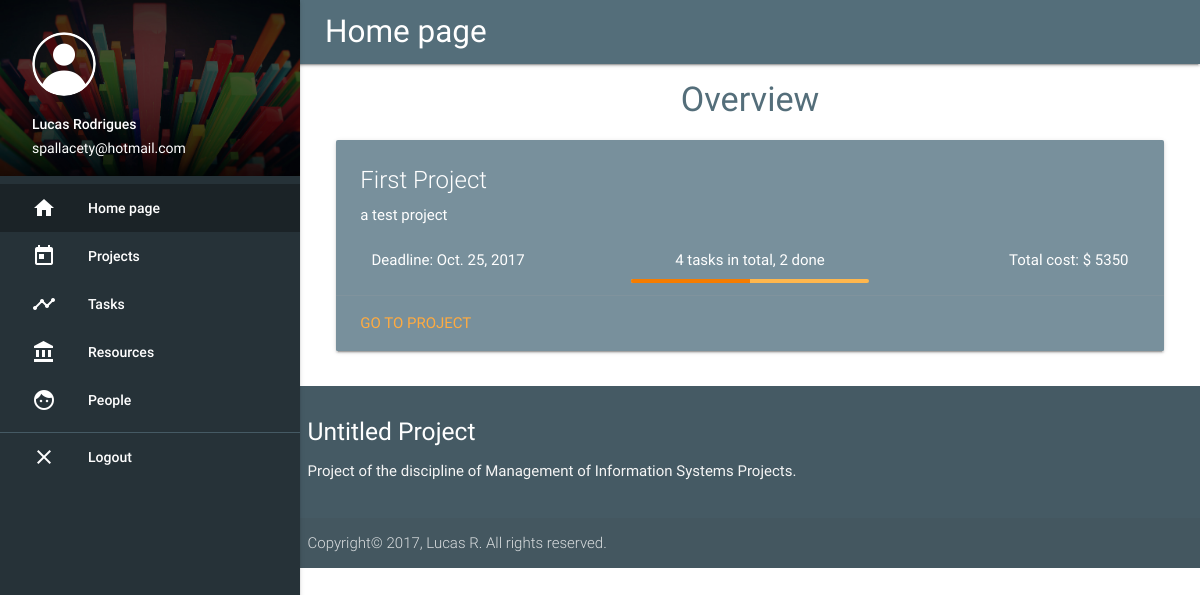
The app's page / (signed in) with its own data.
### core/models.py (models this page shows)
class Project(models.Model):
  name = models.CharField(max_length=128)
  manager = models.ForeignKey(User, related_name='projects', on_delete=models.CASCADE)
  description = models.TextField()
  start_date = models.DateField()
  end_date = models.DateField()

### core/views.py (the view)
# urls.py: url(r'^$', index, name='index'),
@login_required
def index(request):
  config = MetaConfig(title="Home page", active_class="index")
  projects = Project.objects.filter(manager=request.user)
  data = list()
  for project in projects:
    project_data = ProjectData(project=Project.objects.get(id=project.id))
    project_data.init()
    data.append(project_data)
  return render(request, 'index.html', {'projects': projects, 'data': data, 'user': get_current_user(request), 'config': config})

### core/models.py (called while the page is built)
  def init(self):
    for task in self.project.tasks.all():
      self.all_tasks += 1
      if task.done:
        self.completed_tasks +=1
    project_days = (self.project.end_date - self.project.start_date).days
    people = list()
    for task in self.project.tasks.all():
      days = project_days
      if not task.responsable.id in people:
        while (days > 0):
          self.value += task.responsable.salary
          days -= 30
        people.append(task.responsable.id)
    for resource in self.project.resources.all():
      self.value += resource.value
    if self.all_tasks == 0:
      self.percentage = 100
    else:
      self.percentage = (float(self.completed_tasks)/float(self.all_tasks))*100

### core/views.py (called while the page is built)
@login_required
def get_current_user(request):
  return request.user

### core/templates/index.html (shortened to what this page needs)
{% extends 'base.html' %}
{% block content %}
<h4 class="main-text center">Overview</h4>
{% if projects %}
{% for project in projects %}
<div class="row">
  <div class="col s12">
    <div class="card blue-grey lighten-1">
      <div class="card-content white-text">
        <span class="card-title">{{ project.name }}</span>
        <p>{{ project.description }}</p>
        <br>
        {% for project_data in data %}
        {% if project_data.project == project %}
        <div class="col s12 m4">
          <p>Deadline: {{ project.end_date }}</p>
        </div>
        <div class="col s12 m4">
          <p class="center">{{ project_data.all_tasks }} task{{ project_data.all_tasks|pluralize }}{{ total|pluralize }} in total, {{ project_data.completed_tasks }} done</p>
          <div class="progress">
            <div class="determinate" style="width: {{project_data.percentage}}%"></div>
          </div>
        </div>
        <div class="col s12 m4 right-align">Total cost: $ {{project_data.value}}</div>
        {% endif %}
        {% endfor %}
        <br>
      </div>
      <div class="card-action">
        <a href="{% url 'project_detail' project.id %}">Go to project</a>
      </div>
    </div>
  </div>
</div>
{% endfor %}
{% endif %}
{% endblock %}

### core/templates/base.html (shortened to what this page needs)
{% load staticfiles %}
<html lang="pt-br">
<head>
  <link href="{% static 'css/materialize.css' %}" type="text/css" rel="stylesheet" media="screen,projection"/>
  <link href="{% static 'css/style.css' %}" type="text/css" rel="stylesheet" media="screen,projection"/>
</head>
<body>
<nav class="blue-grey darken-1" role="navigation">
  <a href="#" class="brand-logo content">{{ config.title }}</a>
  <ul id="slide-out" class="side-nav fixed blue-grey darken-4">
    <li>
      <div class="userView">
        <div class="background">
          <img class="responsive-img" src="{% static 'images/bg-nav.jpg' %}">
        </div>
        <span><img class="circle" src="{% static 'images/profile.png' %}"></span>
        <span class="white-text name">{{ user.first_name }}</span>
        <span class="white-text email">{{ user.email }}</span>
      </div>
    </li>
    <li class="{% if config.active_class == 'index' %}active{% endif %}"><a
        class="waves-effect white-text" href="/"><i class="material-icons white-text">home</i>Home page</a>
    </li>
    <li class="{% if config.active_class == 'projects' %}active{% endif %}"><a
        class="waves-effect white-text" href="{% url 'projects' %}"><i class="material-icons white-text">today</i>Projects</a>
    </li>
    <li class="{% if config.active_class == 'tasks' %}active{% endif %}"><a
        class="waves-effect white-text" href="{% url 'tasks' %}"><i class="material-icons white-text">timeline</i>Tasks</a>
    </li>
    <li class="{% if config.active_class == 'resources' %}active{% endif %}"><a
        class="waves-effect white-text" href="{% url 'resources' %}"><i class="material-icons white-text">account_balance</i>Resources</a>
    </li>
    <li class="{% if config.active_class == 'people' %}active{% endif %}"><a class="waves-effect white-text"
                                                                             href="{% url 'people' %}"><i
        class="material-icons white-text">face</i>People</a></li>
    <li><div class="divider blue-grey darken-2"></div></li>
    <li><a class="waves-effect white-text" href="{% url 'logout' %}"><i class="material-icons white-text">close</i>Logout</a></li>
  </ul>
</nav>
<div class="content">
  {% block content %}
  {% endblock %}
</div>
<footer class="page-footer blue-grey darken-2">
  <div class="container">
    <div class="row">
      <div class="col">
        <h5 class="white-text">Untitled Project</h5>
        <p class="grey-text text-lighten-4">Project of the discipline of Management of Information Systems Projects.</p>
      </div>
    </div>
  </div>
  <div class="footer-copyright">
    <div class="container">
      Copyright© 2017, Lucas R. All rights reserved.
    </div>
  </div>
</footer>
</body>
</html>

### core/static/css/style.css (style rules this page uses)
.main-text { color: #546e7a !important; }
header, main, footer { padding-left: 150px; }
@media only screen and (min-width: 993px) { .content { margin-left: 325px; margin-right: 25px; } }
nav ul li.active { background-color: rgba(0, 0, 0, 0.3) !important; }
.progress { background-color: #ffb74d !important; }
.progress .determinate { background-color: #f57c00 !important; }

### records on screen
Project: name "First Project", description "a test project", end_date "Oct. 25, 2017", all_tasks "4", completed_tasks "2", {{ project_data.percentage }} 50.0 (drawn), value "5350"

### other values on screen
{{ config.title }} "Home page"
{{ user.first_name }} "Lucas Rodrigues"
{{ user.email }} "spallacety@hotmail.com"
